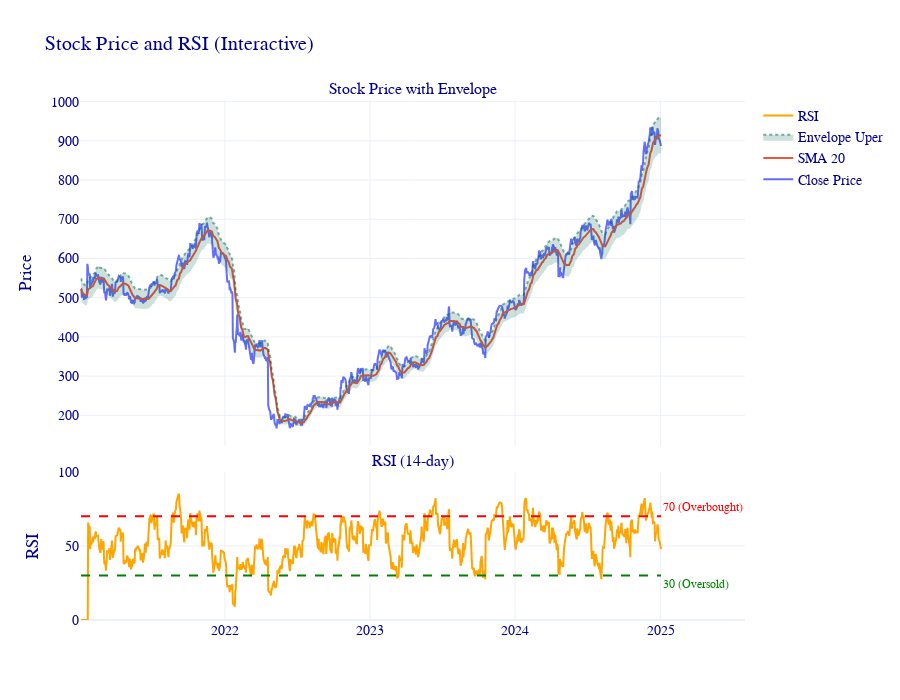

The notebook cell this image was saved under:
### Code cell
# plot RSI and Price of stock
fig = make_subplots(rows=2, cols=1, shared_xaxes=True,
                    row_heights=[0.7, 0.3],
                    vertical_spacing=0.05,
                    subplot_titles=("Stock Price with Envelope", "RSI (14-day)"))


fig.add_trace(go.Scatter(x=df.index, y=df[('Close', 'NFLX')], name='Close Price'), row=1, col=1)
fig.add_trace(go.Scatter(x=df.index, y=df['SMA_20'], name='SMA 20'), row=1, col=1)
fig.add_trace(go.Scatter(x=df.index, y=df['Lower_Envelope'], line=dict(width=0),name='Envelope Lower', showlegend=False), row=1, col=1)
fig.add_trace(go.Scatter(x=df.index, y=df['Upper_Envelope'],fill='tonexty', fillcolor='rgba(0, 100, 80, 0.2)',name='Envelope Uper', line=dict(dash='dot', color='rgba(0,100,80,0.5)')
), row=1, col=1)

# RSI 
fig.add_trace(go.Scatter(x=df.index, y=df['RSI'], name='RSI', line=dict(color='orange')), row=2, col=1)

# add path 70 và 30
fig.add_shape(type='line', x0=df.index.min(), x1=df.index.max(), y0=70, y1=70,
              line=dict(color='red', dash='dash'), row=2, col=1)
fig.add_shape(type='line', x0=df.index.min(), x1=df.index.max(), y0=30, y1=30,
              line=dict(color='green', dash='dash'), row=2, col=1)

fig.update_layout(
    title='Stock Price and RSI (Interactive)',
    height=700,
    template='plotly_white',
    font=dict(family='Times New Roman',color='darkblue', size=14),
    hovermode='x unified'
    
)
# Add annotation
fig.add_annotation(
    x=df.index.max(), y=70,
    xref='x2', yref='y2',  
    text='70 (Overbought)',
    showarrow=False,
    font=dict(color='red', size=12),
    xanchor='left',
    yanchor='bottom'
)

fig.add_annotation(
    x=df.index.max(), y=30,
    xref='x2', yref='y2',
    text='30 (Oversold)',
    showarrow=False,
    font=dict(color='green', size=12),
    xanchor='left',
    yanchor='top'
)

fig.update_yaxes(title_text="Price", row=1, col=1)
fig.update_yaxes(title_text="RSI", range=[0, 100], row=2, col=1)
fig.update_xaxes(       
    hoverformat='%d-%m-%Y',
    dtick="M12"          
)

fig.show()

### Figure 1 — Plotly figure (JSON) as saved in the notebook; plotly's stock layout.template omitted (floating-point values rounded to 4 significant figures; data arrays with more than 128 entries replaced by an {"elided": "..."} marker saying what was removed)
{"data": [{"name": "Close Price", "type": "scatter", "x": {"elided": "1006 str values"}, "xaxis": "x", "y": {"elided": "1006 float values"}, "yaxis": "y"}, {"name": "SMA 20", "type": "scatter", "x": {"elided": "1006 str values"}, "xaxis": "x", "y": {"elided": "1006 float values"}, "yaxis": "y"}, {"line": {"width": 0}, "name": "Envelope Lower", "showlegend": false, "type": "scatter", "x": {"elided": "1006 str values"}, "xaxis": "x", "y": {"elided": "1006 float values"}, "yaxis": "y"}, {"fill": "tonexty", "fillcolor": "rgba(0, 100, 80, 0.2)", "line": {"color": "rgba(0,100,80,0.5)", "dash": "dot"}, "name": "Envelope Uper", "type": "scatter", "x": {"elided": "1006 str values"}, "xaxis": "x", "y": {"elided": "1006 float values"}, "yaxis": "y"}, {"line": {"color": "orange"}, "name": "RSI", "type": "scatter", "x": {"elided": "1006 str values"}, "xaxis": "x2", "y": {"elided": "1006 float values"}, "yaxis": "y2"}], "layout": {"annotations": [{"font": {"size": 16}, "showarrow": false, "text": "Stock Price with Envelope", "x": 0.5, "xanchor": "center", "xref": "paper", "y": 1.0, "yanchor": "bottom", "yref": "paper"}, {"font": {"size": 16}, "showarrow": false, "text": "RSI (14-day)", "x": 0.5, "xanchor": "center", "xref": "paper", "y": 0.285, "yanchor": "bottom", "yref": "paper"}, {"font": {"color": "red", "size": 12}, "showarrow": false, "text": "70 (Overbought)", "x": "2025-01-02T00:00:00", "xanchor": "left", "xref": "x2", "y": 70, "yanchor": "bottom", "yref": "y2"}, {"font": {"color": "green", "size": 12}, "showarrow": false, "text": "30 (Oversold)", "x": "2025-01-02T00:00:00", "xanchor": "left", "xref": "x2", "y": 30, "yanchor": "top", "yref": "y2"}], "font": {"color": "darkblue", "family": "Times New Roman", "size": 14}, "height": 700, "hovermode": "x unified", "shapes": [{"line": {"color": "red", "dash": "dash"}, "type": "line", "x0": "2021-01-04T00:00:00", "x1": "2025-01-02T00:00:00", "xref": "x2", "y0": 70, "y1": 70, "yref": "y2"}, {"line": {"color": "green", "dash": "dash"}, "type": "line", "x0": "2021-01-04T00:00:00", "x1": "2025-01-02T00:00:00", "xref": "x2", "y0": 30, "y1": 30, "yref": "y2"}], "title": {"text": "Stock Price and RSI (Interactive)"}, "xaxis": {"anchor": "y", "domain": [0, 1], "dtick": "M12", "hoverformat": "%d-%m-%Y", "matches": "x2", "showticklabels": false}, "xaxis2": {"anchor": "y2", "domain": [0, 1], "dtick": "M12", "hoverformat": "%d-%m-%Y"}, "yaxis": {"anchor": "x", "domain": [0.335, 1.0], "title": {"text": "Price"}}, "yaxis2": {"anchor": "x2", "domain": [0, 0.285], "range": [0, 100], "title": {"text": "RSI"}}}}
